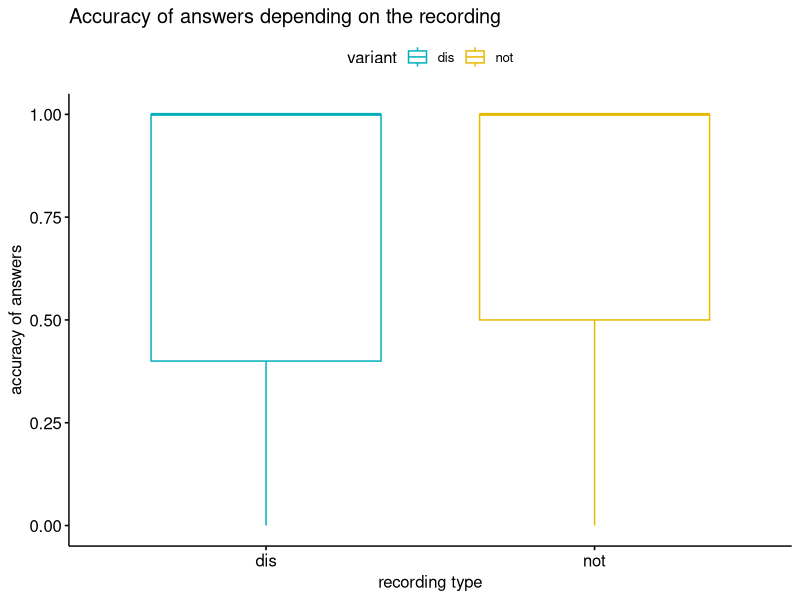
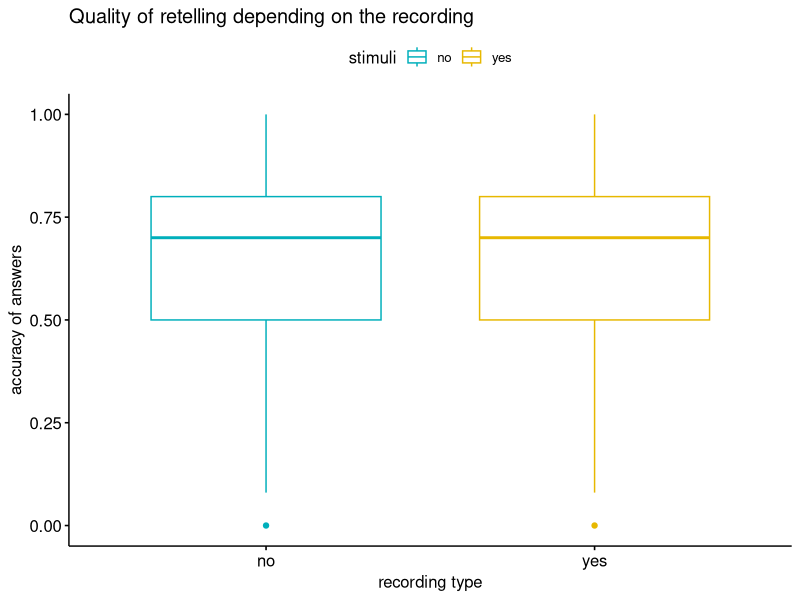

The R script that drew these images, in order:
# statistics for disfluencies project

# check whether participants answered the questions with a different quality
# depending on whether the recording had disfluencies or not

# input of dataset
disf <- read.csv("results_questions.csv")
summary(disf)

disf$variant <- as.factor(disf$variant)
disf$question <- as.factor(disf$question)

# visualization
library(ggpubr)
ggboxplot(disf, x="variant", y="accuracy", color="variant", palette = c("#00AFBB", "#E7B800"), main="Accuracy of answers depending on the recording", xlab="recording type", ylab="accuracy of answers")

#t-test
res <- t.test(accuracy ~ variant, data = disf, var.equal =TRUE)
res

# check whether participants answered had a better retelling depending 
# on whether the recording had disfluencies
retell <- read.csv("results_recordings.csv")
summary(retell)

retell$stimuli <- as.factor(retell$stimuli)

ggboxplot(retell, x="stimuli", y="accuracy", color="stimuli", palette = c("#00AFBB", "#E7B800"), main="Quality of retelling depending on the recording", xlab="recording type", ylab="accuracy of answers")

# t-test for whether the retelling was better depending on the recording
res2 <- t.test(accuracy ~ stimuli, data = retell, var.equal =TRUE)
res2

# t-test whether the details were mentioned depending on the disfluency
res3 <- t.test(retell$disfl, retell$no, var.equal = TRUE)
res3
